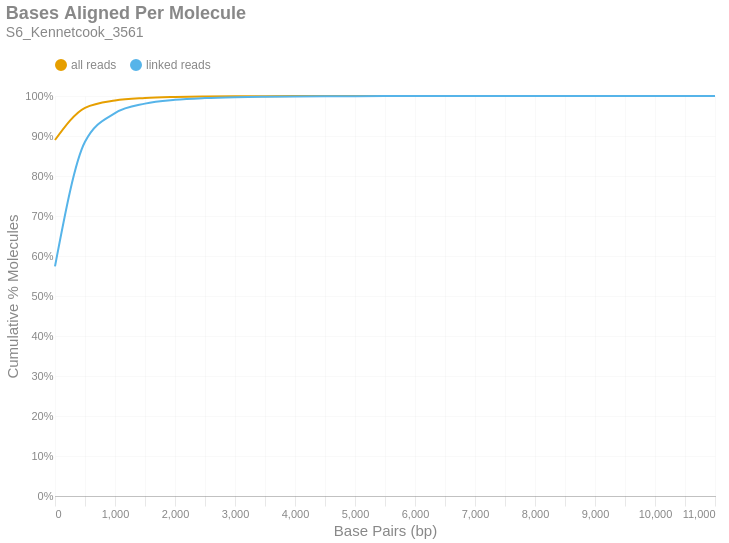

The cell this chart's notebook holds for it:
### Markdown cell above
### Bases Aligned Per Molecule
This is a cumulative frequency distribution showing the number of base pairs aligned per unique molecule. These data are shown in 500 bp bins. There are two distributions: one with `all reads` (yellow) and another with only `linked reads` (blue). The percent of molecules in the `linked reads` distribution is relative to the total number of linked molecules.

### Code cell
if SKIPLR:
    print_html(f"Skipped")
else:
    binned_df = consolidated_hist(valids['aligned_bp'], mask, 500, True)
    with SafeRender(binned_df):
        (
            density_plot(binned_df, 'Bases Aligned Per Molecule', samplename, 'basesper')
            .encode(
                x=alt.X('bin:Q', title="Base Pairs (bp)").axis(tickMinStep=500).scale(padding=0),
                y=alt.Y('value:Q', title='Cumulative % Molecules')
                    .axis(format='%')
                    .scale(domain = [0,1])
                    .stack(False),
                color=alt.Color("key:N").scale(domain = ["all reads", "linked reads"]),
                tooltip = [
                    alt.Tooltip("key:N", title = "Data Type"),
                    alt.Tooltip("range_label:N", title="Bases Aligned Per Molecule"),
                    alt.Tooltip("value:Q", format = ".2%", title="% Molecules (Cum.)")
                ]
            )
        ).display()

### Figure 1 — Vega-Lite specification as saved in the notebook (floating-point values rounded to 4 significant figures)
{"width": "container", "height": 400, "config": {"title": {"anchor": "start", "dy": -15, "fontSize": 18, "color": "#888888", "subtitleColor": "#888888", "subtitleFontSize": 14}, "arc": {"fill": "#0072B2"}, "axis": {"domainColor": "#888888", "domainWidth": 0.5, "gridWidth": 0.2, "grid": false, "titleFontWeight": 400, "titleFontSize": 15, "labelFontSize": 11, "labelColor": "#888888", "tickColor": "#888888", "tickWidth": 0.2, "titleColor": "#888888"}, "axisBand": {"grid": false}, "axisX": {"grid": true, "tickSize": 10, "domainCap": "round"}, "axisY": {"domain": false, "grid": true, "tickSize": 0, "domainCap": "round"}, "background": "transparent", "header": {"labelFontSize": 15, "labelColor": "#888888", "titleFontSize": 15, "titleFontWeight": 600, "titleColor": "#888888"}, "legend": {"labelFont": "sans-serif", "labelFontSize": 12, "labelColor": "#888888", "symbolSize": 100, "symbolType": "circle", "titleFontSize": 12, "titlePadding": 10, "titleColor": "#888888", "title": null, "orient": "top"}, "range": {"category": ["#E69F00", "#56B4E9", "#009E73", "#F0E442", "#0072B2", "#D55E00", "#CC79A7", "#000000"], "diverging": ["#cfe8f3", "#a2d4ec", "#73bfe2", "#46abdb", "#1696d2", "#12719e"]}, "area": {"fill": "#0072B2", "fillOpacity": 0.7, "line": true, "strokeOpacity": 0.7}, "line": {"color": "#0072B2", "stroke": "#0072B2", "strokeWidth": 2}, "trail": {"color": "#0072B2", "stroke": "#0072B2", "strokeWidth": 0, "size": 1}, "point": {"filled": true, "fillOpacity": 1.0, "size": 95}, "text": {"color": "#888888", "fontSize": 11, "align": "right", "fontWeight": 400, "size": 11}, "bar": {"fill": "#0072B2", "stroke": null}, "view": {"stroke": null, "continuousWidth": 660, "continuousHeight": 400}}, "data": {"name": "data-2c201b80f09577396e37b4a6da1e6154"}, "mark": {"type": "line", "interpolate": "monotone", "point": {"opacity": 0, "size": 275}}, "encoding": {"color": {"field": "key", "scale": {"domain": ["all reads", "linked reads"]}, "type": "nominal"}, "tooltip": [{"field": "key", "title": "Data Type", "type": "nominal"}, {"field": "range_label", "title": "Bases Aligned Per Molecule", "type": "nominal"}, {"field": "value", "format": ".2%", "title": "% Molecules (Cum.)", "type": "quantitative"}], "x": {"axis": {"tickMinStep": 500}, "field": "bin", "scale": {"padding": 0}, "title": "Base Pairs (bp)", "type": "quantitative"}, "y": {"axis": {"format": "%"}, "field": "value", "scale": {"domain": [0, 1]}, "stack": false, "title": "Cumulative % Molecules", "type": "quantitative"}}, "params": [{"name": "param_c36ac31b6afebe62", "select": {"type": "point", "fields": ["key"]}, "bind": "legend"}], "title": {"text": "Bases Aligned Per Molecule", "subtitle": "S6_Kennetcook_3561"}, "transform": [{"fold": ["all reads (cumsum)", "linked reads (cumsum)"]}, {"calculate": "replace(datum.key, ' (cumsum)', '')", "as": "key"}, {"filter": {"param": "param_c36ac31b6afebe62"}}], "usermeta": {"embedOptions": {"downloadFileName": "S6_Kennetcook_3561.basesper"}}, "$schema": "https://vega.github.io/schema/vega-lite/v6.1.0.json", "datasets": {"data-2c201b80f09577396e37b4a6da1e6154": [{"bin": "0.0", "interval": "0.0-500.0", "all reads": 0.89, "linked reads": 0.5741, "all reads (cumsum)": 0.89, "linked reads (cumsum)": 0.5741, "range_label": "0-499"}, {"bin": "500.0", "interval": "500.0-1000.0", "all reads": 0.08047, "linked reads": 0.3114, "all reads (cumsum)": 0.9705, "linked reads (cumsum)": 0.8855, "range_label": "500-999"}, {"bin": "1000.0", "interval": "1000.0-1500.0", "all reads": 0.01849, "linked reads": 0.07168, "all reads (cumsum)": 0.989, "linked reads (cumsum)": 0.9572, "range_label": "1000-1499"}, {"bin": "1500.0", "interval": "1500.0-2000.0", "all reads": 0.006106, "linked reads": 0.02367, "all reads (cumsum)": 0.9951, "linked reads (cumsum)": 0.9809, "range_label": "1500-1999"}, {"bin": "2000.0", "interval": "2000.0-2500.0", "all reads": 0.002454, "linked reads": 0.009513, "all reads (cumsum)": 0.9975, "linked reads (cumsum)": 0.9904, "range_label": "2000-2499"}, {"bin": "2500.0", "interval": "2500.0-3000.0", "all reads": 0.001147, "linked reads": 0.004446, "all reads (cumsum)": 0.9987, "linked reads (cumsum)": 0.9948, "range_label": "2500-2999"}, {"bin": "3000.0", "interval": "3000.0-3500.0", "all reads": 0.0005904, "linked reads": 0.002289, "all reads (cumsum)": 0.9993, "linked reads (cumsum)": 0.9971, "range_label": "3000-3499"}, {"bin": "3500.0", "interval": "3500.0-4000.0", "all reads": 0.0003036, "linked reads": 0.001177, "all reads (cumsum)": 0.9996, "linked reads (cumsum)": 0.9983, "range_label": "3500-3999"}, {"bin": "4000.0", "interval": "4000.0-4500.0", "all reads": 0.0001851, "linked reads": 0.0007176, "all reads (cumsum)": 0.9998, "linked reads (cumsum)": 0.999, "range_label": "4000-4499"}, {"bin": "4500.0", "interval": "4500.0-5000.0", "all reads": 0.0001058, "linked reads": 0.00041, "all reads (cumsum)": 0.9999, "linked reads (cumsum)": 0.9994, "range_label": "4500-4999"}, {"bin": "5000.0", "interval": "5000.0-5500.0", "all reads": 6.242e-05, "linked reads": 0.000242, "all reads (cumsum)": 0.9999, "linked reads (cumsum)": 0.9997, "range_label": "5000-5499"}, {"bin": "5500.0", "interval": "5500.0-6000.0", "all reads": 3.407e-05, "linked reads": 0.0001321, "all reads (cumsum)": 1.0, "linked reads (cumsum)": 0.9998, "range_label": "5500-5999"}, {"bin": "6000.0", "interval": "6000.0-6500.0", "all reads": 1.908e-05, "linked reads": 7.398e-05, "all reads (cumsum)": 1.0, "linked reads (cumsum)": 0.9999, "range_label": "6000-6499"}, {"bin": "6500.0", "interval": "6500.0-7000.0", "all reads": 1.036e-05, "linked reads": 4.016e-05, "all reads (cumsum)": 1.0, "linked reads (cumsum)": 0.9999, "range_label": "6500-6999"}, {"bin": "7000.0", "interval": "7000.0-7500.0", "all reads": 7.087e-06, "linked reads": 2.748e-05, "all reads (cumsum)": 1.0, "linked reads (cumsum)": 1.0, "range_label": "7000-7499"}, {"bin": "7500.0", "interval": "7500.0-8000.0", "all reads": 2.726e-06, "linked reads": 1.057e-05, "all reads (cumsum)": 1.0, "linked reads (cumsum)": 1.0, "range_label": "7500-7999"}, {"bin": "8000.0", "interval": "8000.0-8500.0", "all reads": 2.998e-06, "linked reads": 1.162e-05, "all reads (cumsum)": 1.0, "linked reads (cumsum)": 1.0, "range_label": "8000-8499"}, {"bin": "8500.0", "interval": "8500.0-9000.0", "all reads": 1.363e-06, "linked reads": 5.284e-06, "all reads (cumsum)": 1.0, "linked reads (cumsum)": 1.0, "range_label": "8500-8999"}, {"bin": "9000.0", "interval": "9000.0-9500.0", "all reads": 1.635e-06, "linked reads": 6.341e-06, "all reads (cumsum)": 1.0, "linked reads (cumsum)": 1.0, "range_label": "9000-9499"}, {"bin": "9500.0", "interval": "9500.0-10000.0", "all reads": 8.177e-07, "linked reads": 3.17e-06, "all reads (cumsum)": 1.0, "linked reads (cumsum)": 1.0, "range_label": "9500-9999"}, {"bin": "10000.0", "interval": "10000.0-10500.0", "all reads": 8.177e-07, "linked reads": 3.17e-06, "all reads (cumsum)": 1.0, "linked reads (cumsum)": 1.0, "range_label": "10000-10499"}, {"bin": "10500.0", "interval": "10500.0-11000.0", "all reads": 2.726e-07, "linked reads": 1.057e-06, "all reads (cumsum)": 1.0, "linked reads (cumsum)": 1.0, "range_label": "10500-10999"}, {"bin": "11000.0", "interval": "11000.0-11500.0", "all reads": 2.726e-07, "linked reads": 1.057e-06, "all reads (cumsum)": 1.0, "linked reads (cumsum)": 1.0, "range_label": "11000-11499"}]}}
